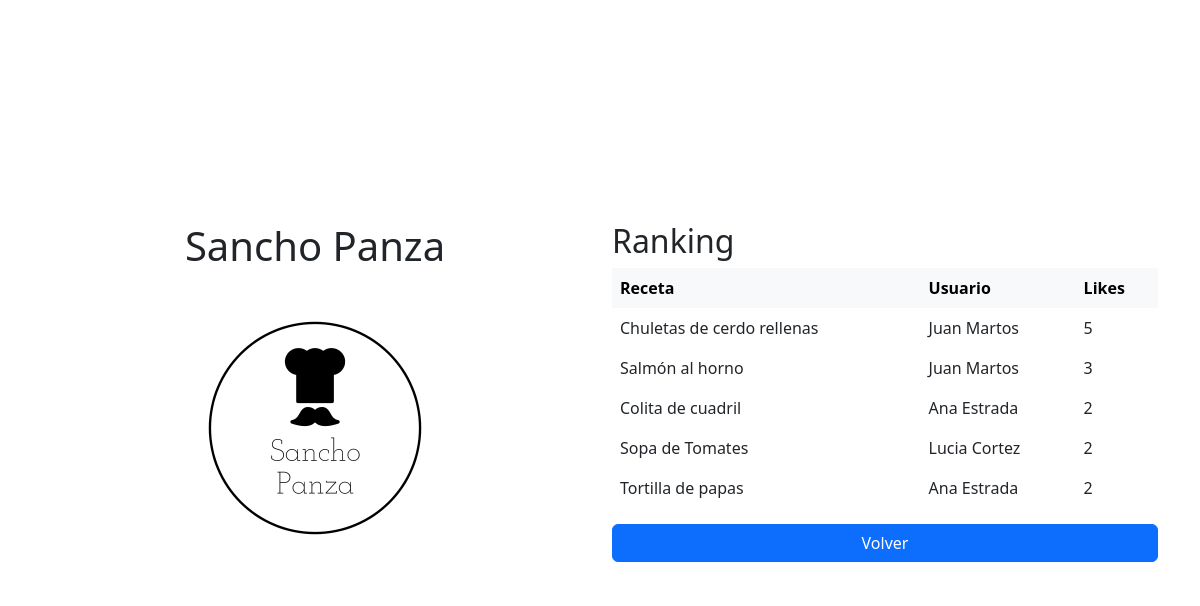
Page /ranking on the committed database.
### src/database.py (models this page shows)
class Receta(db.Model):
    __tablename__ = "receta"
    id = db.Column(db.Integer, primary_key=True)
    nombre = db.Column(db.String(80), nullable=False)
    tiempo = db.Column(db.Integer, nullable=False)
    elaboracion = db.Column(db.Text)
    cantidadmegusta = db.Column(db.Integer, nullable=False)
    fecha = db.Column(db.DateTime)
    usuarioid = db.Column(db.Integer, db.ForeignKey('usuario.id'))
    ingrediente =  db.relationship(
        'Ingrediente',
        backref='receta',
        cascade="all, delete-orphan"
    )

class Usuario(db.Model):
    __tablename__ = 'usuario'
    id = db.Column(db.Integer, primary_key=True)
    nombre = db.Column(db.String(80), nullable=False)
    correo = db.Column(db.String(120), unique=True, nullable=False)
    clave = db.Column(db.String(120), nullable=False)
    receta = db.relationship(
        'Receta',
        backref='usuario',
        cascade="all, delete-orphan"
    )

### src/consultarRecetas.py (the view)
@app.route('/ranking')
def ranking():
	recetas = Receta.query.all()
	recetas.sort(key=lambda x: x.cantidadmegusta, reverse=True)
	return render_template('ranking.html', recetas = recetas[0:5])

### templates/ranking.html (shortened to what this page needs)
{% extends 'base.html' %}
{% block content %}
    <h2>Ranking</h2>
    <table class="table table-hover table-borderless">
        <thead class="table-light">
            <tr>
                <th scope="col">Receta</th>
                <th scope="col">Usuario</th>
                <th scope="col">Likes</th>
            </tr>
        </thead>
        <tbody>
            {% for receta in recetas %}
            <tr>
                <td>{{ receta.nombre }}</td>
                <td>{{ receta.usuario.nombre }}</td>
                <td>{{ receta.cantidadmegusta }}</td>
            </tr>
            {% endfor %}
        </tbody>
    </table>
    <a href="{{ url_for('home') }} " class="d-block w-100 my-3 btn btn-primary">Volver</a>
{% endblock %}

### templates/base.html (shortened to what this page needs)
<!doctype html>
<html lang="en">
	<head>
		<link href="https://cdn.jsdelivr.net/npm/bootstrap@5.2.0-beta1/dist/css/bootstrap.min.css" rel="stylesheet"
>
		<link rel="stylesheet" href=".\static\estilos.css">
	</head>
	<body>
		<div class="container">
			<div class="row vh-100 align-items-center">
				<div class="col-sm-12 col-md-6 text-center"">
					<h1>Sancho Panza</h1>
					<img src="\static\logos\Sancho Panza-logos_black.png" alt="" width="300" height="300">
				</div>
				<div class="col-sm-12 col-md-6">
					{% block content %}{% endblock %}
				</div>
			</div>
		</div>
	</body>
</html>

### rows in the picture
Receta: nombre "Chuletas de cerdo rellenas", usuario.nombre "Juan Martos", cantidadmegusta "5"
Receta: nombre "Salmón al horno", usuario.nombre "Juan Martos", cantidadmegusta "3"
Receta: nombre "Colita de cuadril", usuario.nombre "Ana Estrada", cantidadmegusta "2"
Receta: nombre "Sopa de Tomates", usuario.nombre "Lucia Cortez", cantidadmegusta "2"
Receta: nombre "Tortilla de papas", usuario.nombre "Ana Estrada", cantidadmegusta "2"
